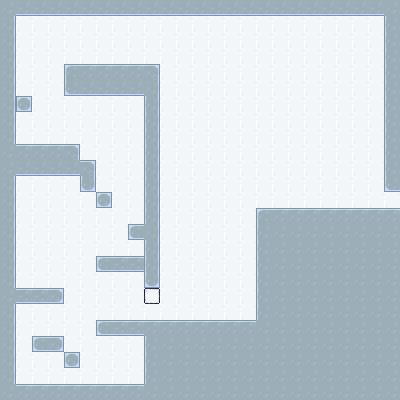

A level layout from a 2D game, rendered from its tile map. Below: a short description, then the map file with its tile-grid data intact:
An orthogonal 25x25 tile map with 16x16 px tiles, 2 tile layers (Tile Layer 1, Tile Layer 2) and 8 objects (2x dock, 2x block, exit_point, player_spawn, gravity, ...).

<map version="1.10" tiledversion="1.10.2" orientation="orthogonal" renderorder="right-down" width="25" height="25" tilewidth="16" tileheight="16" infinite="0" nextlayerid="4" nextobjectid="25">
 <tileset firstgid="1" source="tiles.tsx" />
 <layer id="1" name="Tile Layer 1" width="25" height="25">
  <data encoding="csv">
6,6,6,6,6,6,6,6,6,6,6,6,6,6,6,6,6,6,6,6,6,6,6,6,6,
6,6,6,6,6,6,6,6,6,6,6,6,6,6,6,6,6,6,6,6,6,6,6,6,6,
6,6,6,6,6,6,6,6,6,6,6,6,6,6,6,6,6,6,6,6,6,6,6,6,6,
6,6,6,6,6,6,6,6,6,6,6,6,6,6,6,6,6,6,6,6,6,6,6,6,6,
6,0,6,6,6,6,6,6,6,6,6,6,6,6,6,6,6,6,6,6,6,6,6,6,6,
6,0,6,6,6,6,6,6,6,6,6,6,6,6,6,6,6,6,6,6,6,6,6,6,6,
6,6,6,6,6,6,6,6,6,6,6,6,6,6,6,6,6,6,6,6,6,6,6,6,6,
6,6,6,6,6,6,6,6,6,6,6,6,6,6,6,6,6,6,6,6,6,6,6,6,6,
6,6,6,6,6,6,6,6,6,6,6,6,6,6,6,6,6,6,6,6,6,6,6,6,6,
6,6,6,6,6,6,6,6,6,6,6,6,6,6,6,6,6,6,6,6,6,6,6,6,6,
6,6,6,6,6,6,6,6,6,6,6,6,6,6,6,6,6,6,6,6,6,6,6,6,6,
6,6,6,6,6,6,6,6,6,6,6,6,6,6,6,6,6,6,6,6,6,6,6,6,6,
6,6,6,6,6,6,6,6,6,6,6,6,6,6,6,6,6,6,6,6,6,6,6,6,6,
6,6,6,6,6,6,6,6,6,6,6,6,6,6,6,6,6,6,6,6,6,6,6,6,6,
6,6,6,6,6,6,6,6,6,6,6,6,6,6,6,6,6,6,6,6,6,6,6,6,6,
6,6,6,6,6,6,6,6,6,6,6,6,6,6,6,6,6,6,6,6,6,6,6,6,6,
6,6,6,6,6,6,6,6,6,6,6,6,6,6,6,6,6,6,6,6,6,6,6,6,6,
6,6,6,6,6,6,6,6,6,6,6,6,6,6,6,6,6,6,6,6,6,6,6,6,6,
6,6,6,6,6,6,6,6,6,6,6,6,6,6,6,6,6,6,6,6,6,6,6,6,6,
6,6,6,6,6,6,6,6,6,6,6,6,6,6,6,6,6,6,6,6,6,6,6,6,6,
6,6,6,6,6,6,6,6,6,6,6,6,6,6,6,6,6,6,6,6,6,6,6,6,6,
6,6,6,6,6,6,6,6,6,6,6,6,6,6,6,6,6,6,6,6,6,6,6,6,6,
6,6,6,6,6,6,6,6,6,6,6,6,6,6,6,6,6,6,6,6,6,6,6,6,6,
6,6,6,6,6,6,6,6,6,6,6,6,6,6,6,6,6,6,6,6,6,6,6,6,6,
6,6,6,6,6,6,6,6,6,6,6,6,6,6,6,6,6,6,6,6,6,6,6,6,6
</data>
 </layer>
 <layer id="2" name="Tile Layer 2" width="25" height="25">
  <data encoding="csv">
9,15,15,15,15,15,15,15,15,15,15,15,15,15,15,15,15,15,15,15,15,15,15,15,9,
10,0,0,0,0,0,0,0,0,0,0,0,0,0,0,0,0,0,0,0,0,0,0,0,8,
10,0,0,0,0,0,0,0,0,0,0,0,0,0,0,0,0,0,0,0,0,0,0,0,8,
10,0,0,0,0,0,0,0,0,0,0,0,0,0,0,0,0,0,0,0,0,0,0,0,8,
10,6,0,0,2,3,3,3,3,4,0,0,0,0,0,0,0,0,0,0,0,0,0,0,8,
10,6,0,0,14,15,15,15,15,10,0,0,0,0,0,0,0,0,0,0,0,0,0,0,8,
10,23,0,0,0,0,0,0,0,11,0,0,0,0,0,0,0,0,0,0,0,0,0,0,8,
10,0,0,0,0,0,0,0,0,11,0,0,0,0,0,0,0,0,0,0,0,0,0,0,8,
10,0,0,0,0,0,0,0,0,11,0,0,0,0,0,0,0,0,0,0,0,0,0,0,8,
9,3,3,3,4,0,0,0,0,11,0,0,0,0,0,0,0,0,0,0,0,0,0,0,8,
9,15,15,15,15,4,0,0,0,11,0,0,0,0,0,0,0,0,0,0,0,0,0,0,8,
10,0,0,0,0,17,0,0,0,11,0,0,0,0,0,0,0,0,0,0,0,0,0,0,14,
10,0,0,0,0,0,23,0,0,11,0,0,0,0,0,0,0,0,0,0,0,0,0,0,0,
10,0,0,0,0,0,0,0,0,11,0,0,0,0,0,0,2,3,3,3,3,3,3,3,3,
10,0,0,0,0,0,0,0,20,10,0,0,0,0,0,0,8,9,9,9,9,9,9,9,9,
10,0,0,0,0,0,0,0,0,11,0,0,0,0,0,0,8,9,9,9,9,9,9,9,9,
10,0,0,0,0,0,20,21,21,11,0,0,0,0,0,0,8,9,9,9,9,9,9,9,9,
10,0,0,0,0,0,0,0,0,17,0,0,0,0,0,0,8,9,9,9,9,9,9,9,9,
9,21,21,22,0,0,0,0,0,1,0,0,0,0,0,0,8,9,9,9,9,9,9,9,9,
10,0,0,0,0,0,0,0,0,6,0,0,0,0,0,0,8,9,9,9,9,9,9,9,9,
10,0,0,0,0,0,20,21,21,3,3,3,3,3,3,3,9,9,9,9,9,9,9,9,9,
10,0,20,22,0,0,0,0,0,8,9,9,9,9,9,9,9,9,9,9,9,9,9,9,9,
10,0,0,0,23,0,0,0,0,8,9,9,9,9,9,9,9,9,9,9,9,9,9,9,9,
10,0,0,0,0,0,0,0,0,8,9,9,9,9,9,9,9,9,9,9,9,9,9,9,9,
9,3,3,3,3,3,3,3,3,9,9,9,9,9,9,9,9,9,9,9,9,9,9,9,9
</data>
 </layer>
 <objectgroup id="3" name="Object Layer 1">
  <object id="4" name="Dock" type="dock" gid="13" x="48.25" y="160.25" width="16" height="16">
   <properties>
    <property name="defaultValue" value="None" />
    <property name="onTrigger" value="change_target" />
    <property name="ruleType" value="Operational" />
    <property name="text" type="object" value="24" />
    <property name="trigger" type="object" value="0" />
   </properties>
  </object>
  <object id="9" name="Exit Point" type="exit_point" x="392.371" y="207.236">
   <point />
  </object>
  <object id="11" name="Player Spawn" type="player_spawn" x="75.5602" y="60.9693">
   <point />
  </object>
  <object id="12" name="Gravity" type="gravity" x="0" y="1">
   <properties>
    <property name="onTrigger" value="0" />
   </properties>
   <point />
  </object>
  <object id="13" name="Dock" type="dock" gid="13" x="16" y="160" width="16" height="16">
   <properties>
    <property name="defaultValue" value="None" />
    <property name="ruleType" value="Target" />
    <property name="trigger" type="object" value="4" />
   </properties>
  </object>
  <object id="14" name="Block" type="block" gid="26" x="192.137" y="319.819" width="16" height="16">
   <properties>
    <property name="ruleType" value="Operational" />
    <property name="value" value="Bouncy" />
   </properties>
  </object>
  <object id="16" name="Block" type="block" gid="25" x="96.345" y="384.081" width="16" height="16">
   <properties>
    <property name="ruleType" value="Target" />
    <property name="value" value="Player" />
   </properties>
  </object>
  <object id="24" name="Text" type="text" x="32" y="128" width="20.1145" height="15.5">
   <properties>
    <property name="Content" value="is" />
   </properties>
  </object>
 </objectgroup>
</map>
